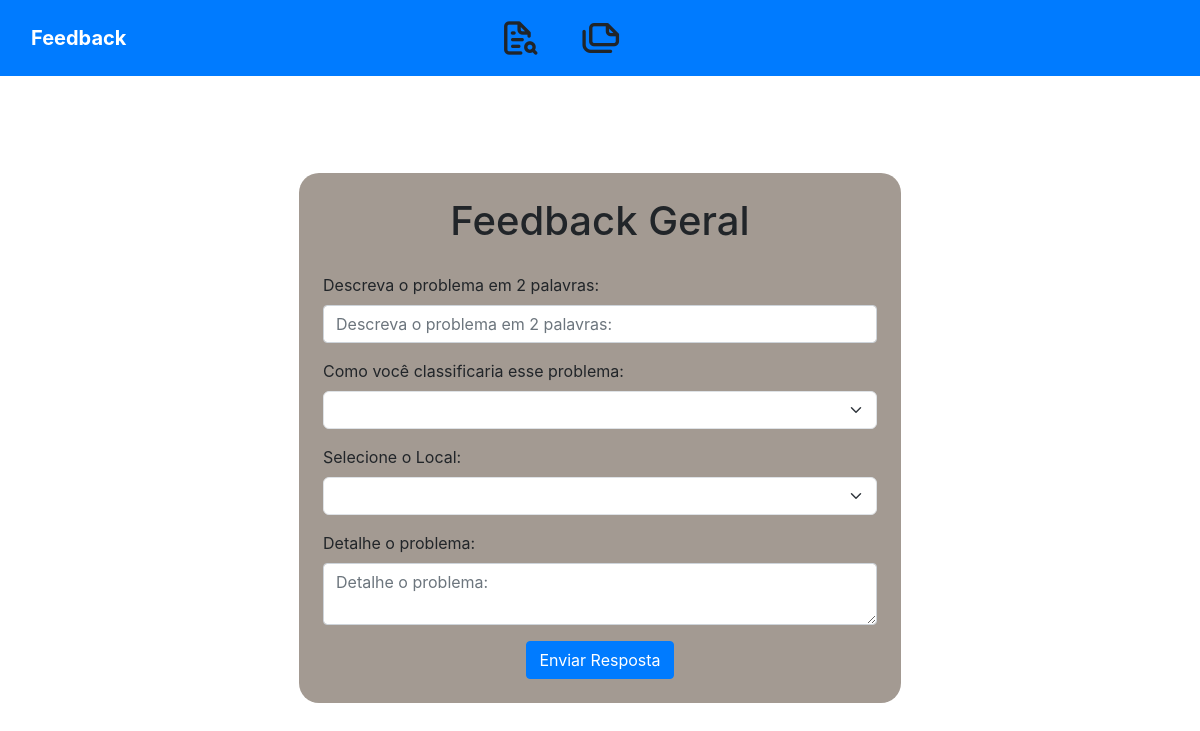
The page / on the database its author committed.
### feedback/models.py (models this page shows, shortened)
class questionario(models.Model):
    nome = models.CharField(max_length=255 ,null=True)
    link = models.CharField(max_length=25, null=True)
    link_resposta = models.CharField(max_length=25, null=True)
    class Meta:
        verbose_name = _("Questionário")
        verbose_name_plural = _("Questionário")

class questao(models.Model):
    titulo = models.TextField(null=True, verbose_name="Nome")
    tipo = models.ForeignKey(tipo, on_delete=models.DO_NOTHING)
    questionario_id = models.ForeignKey(questionario, on_delete=models.DO_NOTHING)
    area = models.BooleanField(default=False, unique=False)
    local = models.BooleanField(default=False, unique=False)
    class Meta:
        verbose_name = _("Questão")
        verbose_name_plural = _("Questões")

### feedback/views.py (the view)
# urls.py: 2. Add a URL to urlpatterns:  path('', views.home, name='home')
def home(request):
    u_questionario = questionario.objects.get()
    quests = questao.objects.filter(questionario_id=u_questionario)
    areas = area.objects.all()
    locais = local.objects.all()
    historic = feedback.objects.all()
    return render(
        request,
        "index_feedback.html",
        {'u_questionario': u_questionario,
         'quests': quests,
         'areas': areas,
         'locais': locais,
         'historic': historic}
    )

### feedback/models.py (called while the page is built)
    def __str__(self):
        return str(self.area)

    def __str__(self):
        return str(self.local)

    def __str__(self):
        return str(self.status)

### feedback/templates/index_feedback.html (shortened to what this page needs)
<!DOCTYPE html>
<html lang="pt-br">
{% load static %}
<head>
    <link href="https://cdn.jsdelivr.net/npm/bootstrap@5.3.1/dist/css/bootstrap.min.css" rel="stylesheet"
>
    <link rel="stylesheet" href="https://maxcdn.bootstrapcdn.com/bootstrap/4.0.0/css/bootstrap.min.css">
    <link rel="stylesheet" href="{% static 'styles_feedback.css' %}">
    <link rel="stylesheet" href="https://unicons.iconscout.com/release/v4.0.0/css/line.css">
</head>
<body class="bg-gradient">
    <nav class="navbar navbar-expand-md navbar-dark bg-primary">
    <div class="container-fluid">
        <a class="navbar-brand me-0 me-md-auto fw-bold" href="#">
            Feedback
        </a>
        <div class="collapse navbar-collapse" id="navbarCollapse">
            <ul class="navbar-nav mx-auto">
                <li class="nav-item">
                    <a onclick="showSection('feedback')"><i class="uil uil-file-search-alt"></i></a>
                </li>
                <li class="nav-item">
                    <a id="loadData" onclick="showSection('historic')"><i class="uil uil-copy-landscape"></i></a>
                </li>
            </ul>
            <div class="col-12 col-md-2 text-md-end">
            </div>
        </div>
    </div>
</nav>
    <main class="d-flex">
            <section id='feedback' class="form-container">
                <form method="POST" action="{% url 'salvarAnswer' %}" class="p-4" onsubmit="atualizarCamposHidden()">
                    <div class="mb-1 d-flex flex-column align-items-center">
                        <h1 class="mb-4">{{ u_questionario.nome }}</h1>
                    </div>
                    {% for quest in quests %}
                    <div class="mb-3">
                        {% if quest.tipo.tipo == "Resposta Curta" %}
                        <label for="{{ quest.id }}" class="form-label bold">{{ quest.titulo }}</label>
                        <input type="text" name="{{ quest.id }}" id="{{ quest.id }}" placeholder="{{ quest.titulo }}"
                            class="form-control questao" required>
                        {% elif quest.tipo.tipo == "Dropdown" %}
                        <label for="{{ quest.id }}" class="form-label bold">{{ quest.titulo }}</label>
                        <select name="{{ quest.id }}" id="{{ quest.id }}" class="form-select questao" required>
                            <option value=""></option>
                            {% if quest.area %}
                            {% for area in areas %}
                            <option value="{{ area.id }}">{{ area.area }}</option>
                            {% endfor %}
                            {% elif quest.local %}
                            {% for local in locais %}
                            <option value="{{ local.id }}">{{ local.local }}</option>
                            {% endfor %}
                            {% endif %}
                        </select>
                        {% elif quest.tipo.tipo == "Resposta Longa" %}
                        <label for="{{ quest.id }}" class="form-label bold">{{ quest.titulo }}</label>
                        <textarea id="{{ quest.id }}" name="{{ quest.id }}" maxlength="3000" rows="2" cols="50" class="form-control questao"
                            placeholder="{{ quest.titulo }}" required ></textarea>
                        {% endif %}
                    </div>
                    {% endfor %}
                    <div class="d-flex flex-column align-items-center">
                        <button type="submit" class="btn btn-primary">Enviar Resposta</button>
                    </div>
                </form>
            </section>
    </main>
</body>
</html>

### feedback/static/styles_feedback.css (style rules this page uses)
* { margin: 0; padding: 0; box-sizing: border-box; transition: 2s ease, opacity; }
body { height: 100vh; width: 100%; display: flex; flex-direction: column; }
:root { --container: #483D3F; --primary-color: #058ED9; --secondary-color: #F4EBD9; --complementary-color: #A39A92; --contrast-color: #77685D; }
main { flex: 1; justify-content: center; align-items: center; overflow: scroll; }
.navbar-nav a { font-size: 40px; color: #fff; text-decoration: none; padding: 20px; text-align: center; }
section { max-height: 90%; opacity: 1; transition: opacity 0.5s ease, transform 0.5s ease; display: flex; }
#feedback { font-style: var(--container); border: none; width: auto; }
#feedback form { border-radius: 20px; background-color: var(--complementary-color); }

### rows shown on the page
questionario: nome "Feedback Geral"
questao: titulo "Descreva o problema em 2 palavras:"
questao: titulo "Como você classificaria esse problema:"
questao: titulo "Selecione o Local:"
questao: titulo "Detalhe o problema:", id "Detalhe o problema:"
